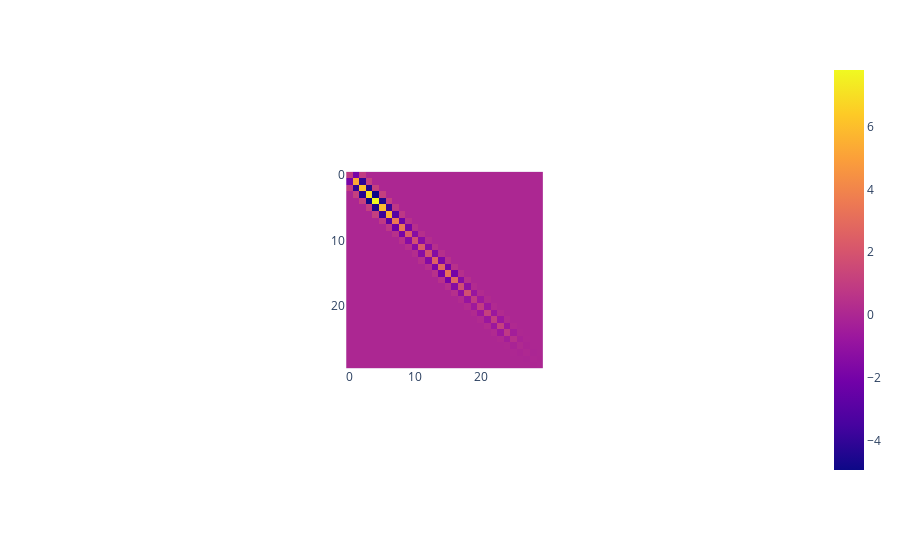

Source (notebook cell):
### Code cell
px.imshow(M_q.smoothness_penalty_matrix)

### Figure 1 — Plotly figure (JSON) as saved in the notebook; plotly's stock layout.template omitted (floating-point values rounded to 4 significant figures; data arrays with more than 128 entries replaced by an {"elided": "..."} marker saying what was removed)
{"data": [{"coloraxis": "coloraxis", "hovertemplate": "x: %{x}<br>y: %{y}<br>color: %{z}<extra></extra>", "type": "heatmap", "z": {"elided": "30x30 float values"}}], "layout": {"autosize": true, "coloraxis": {"colorscale": [[0, "#0d0887"], [0.1111, "#46039f"], [0.2222, "#7201a8"], [0.3333, "#9c179e"], [0.4444, "#bd3786"], [0.5556, "#d8576b"], [0.6667, "#ed7953"], [0.7778, "#fb9f3a"], [0.8889, "#fdca26"], [1, "#f0f921"]]}, "margin": {"t": 60}, "xaxis": {"autorange": true, "constrain": "domain", "domain": [0.3651, 0.6349], "range": [-0.5, 29.5], "scaleanchor": "y"}, "yaxis": {"autorange": true, "constrain": "domain", "domain": [0, 1], "range": [29.5, -0.5]}}}
